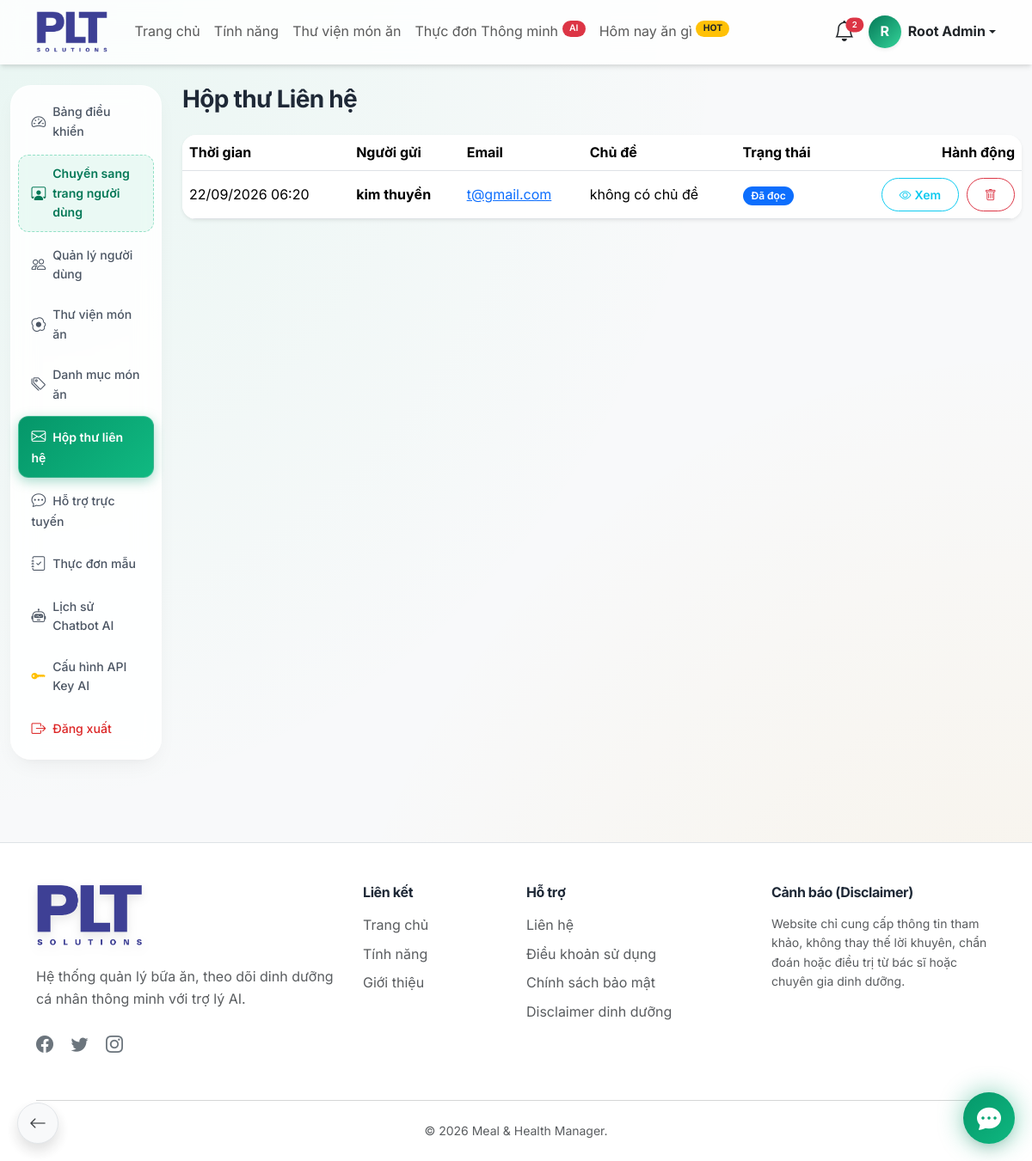
Screenshot of /admin/contact-messages.php (signed in) with the database file from the repository.
### tables this page shows
CREATE TABLE IF NOT EXISTS `contact_messages` (
  `id` bigint UNSIGNED NOT NULL AUTO_INCREMENT,
  `full_name` varchar(150) NOT NULL,
  `email` varchar(190) NOT NULL,
  `subject` varchar(200) NOT NULL,
  `message` text NOT NULL,
  `status` enum('new','read','replied') NOT NULL DEFAULT 'new',
  `created_at` timestamp NOT NULL DEFAULT CURRENT_TIMESTAMP,
  PRIMARY KEY (`id`),
  KEY `idx_contact_messages_status` (`status`),
  KEY `idx_contact_messages_created_at` (`created_at`)
);

### admin/contact-messages.php (the view, shortened to what this page needs)
<?php
$database = new Database();
$conn = $database->getConnection();
$query = "SELECT * FROM contact_messages ORDER BY created_at DESC";
$stmt = $conn->prepare($query);
$stmt->execute();
$messages = $stmt->fetchAll(PDO::FETCH_ASSOC);
require_once __DIR__ . '/../includes/header.php';
?>
<div class="container-fluid py-4">
    <div class="row">
        <div class="col-md-2">
            <?php require __DIR__ . '/includes/sidebar.php'; ?>
        </div>
        <div class="col-md-10">
            <h3 class="fw-bold mb-4">Hộp thư Liên hệ</h3>
            <div class="card glass-card border-0 rounded-4 shadow-sm overflow-hidden mb-4">
                <div class="card-body p-0">
                    <div class="table-responsive">
                        <table class="table table-hover align-middle mb-0 text-nowrap">
                            <thead style="background: rgba(243, 244, 246, 0.7);">
                                <tr>
                                    <th>Thời gian</th>
                                    <th>Người gửi</th>
                                    <th>Email</th>
                                    <th>Chủ đề</th>
                                    <th>Trạng thái</th>
                                    <th class="text-end">Hành động</th>
                                </tr>
                            </thead>
                            <tbody>
                                <?php foreach ($messages as $msg): ?>
                                <tr id="contact-row-<?php echo $msg['id']; ?>" class="<?php echo $msg['status'] === 'new' ? 'table-warning' : ''; ?>">
                                    <td><?php echo date('d/m/Y H:i', strtotime($msg['created_at'])); ?></td>
                                    <td class="fw-bold"><?php echo htmlspecialchars($msg['full_name']); ?></td>
                                    <td><a href="mailto:<?php echo htmlspecialchars($msg['email']); ?>"><?php echo htmlspecialchars($msg['email']); ?></a></td>
                                    <td><?php echo htmlspecialchars($msg['subject']); ?></td>
                                    <td id="status-col-<?php echo $msg['id']; ?>">
                                        <?php if ($msg['status'] === 'new'): ?>
                                            <span id="status-badge-<?php echo $msg['id']; ?>" class="badge bg-danger">Chưa đọc</span>
                                        <?php elseif ($msg['status'] === 'read'): ?>
                                            <span id="status-badge-<?php echo $msg['id']; ?>" class="badge bg-primary">Đã đọc</span>
                                        <?php else: ?>
                                            <span id="status-badge-<?php echo $msg['id']; ?>" class="badge bg-success">Đã xử lý</span>
                                        <?php endif; ?>
                                    </td>
                                    <td class="text-end">
                                        <button type="button" class="btn btn-sm btn-outline-info rounded-pill me-1" title="Xem chi tiết" onclick='openContactModal(<?php echo htmlspecialchars(json_encode($msg, JSON_HEX_TAG | JSON_HEX_APOS | JSON_HEX_QUOT | JSON_HEX_AMP | JSON_UNESCAPED_UNICODE), ENT_QUOTES, "UTF-8"); ?>)'>
                                            <i class="bi bi-eye"></i> Xem
                                        </button>
                                        <form method="POST" class="d-inline" onsubmit="return confirm('Bạn có chắc chắn muốn xóa tin nhắn này?');">
                                            <button type="submit" class="btn btn-sm btn-outline-danger rounded-pill" title="Xóa">
                                                <i class="bi bi-trash"></i>
                                            </button>
                                        </form>
                                    </td>
                                </tr>
                                <?php endforeach; ?>
                            </tbody>
                        </table>
                    </div>
                </div>
            </div>
        </div>
    </div>
</div>
<?php
require_once __DIR__ . '/../includes/footer.php';
?>

### assets/css/style.css (style rules this page uses)
:root { --primary-color: #059669; --primary-light: #34d399; --primary-dark: #047857; --primary-bg: #ecfdf5; --secondary-color: #f59e0b; --secondary-light: #fbbf24; --secondary-bg: #fffbeb; --text-color: #1f2937; --text-muted: #6b7280; --bg-color: #f3f4f6; --card-bg: #ffffff; --border-color: #e5e7eb; --gradient-primary: linear-gradient(135deg, #059669 0%, #10b981 100%); --gradient-health: linear-gradient(135deg, #047857 0%, #34d399 100%); --gradient-glow: linear-gradient(135deg, rgba(5, 150, 105, 0.4) 0%, rgba(16, 185, 129, 0) 100%); --gradient-dark: linear-gradient(135deg, #1f2937 0%, #111827 100%); --shadow-sm: 0 1px 2px 0 rgba(0, 0, 0, 0.05); --shadow-md: 0 4px 6px -1px rgba(0, 0, 0, 0.1), 0 2px 4px -1px rgba(0, 0, 0, 0.06); --shadow-lg: 0 10px 15px -3px rgba(0, 0, 0, 0.1), 0 4px 6px -2px rgba(0, 0, 0, 0.05); --shadow-glow: 0 0 20px rgba(5, 150, 105, 0.3); --radius-sm: 0.5rem; --radius-md: 1rem; --radius-lg: 1.5rem; --radius-xl: 2rem; --transition-fast: 0.15s cubic-bezier(0.4, 0, 0.2, 1); --transition-base: 0.3s cubic-bezier(0.4, 0, 0.2, 1); --transition-bounce: 0.5s cubic-bezier(0.34, 1.56, 0.64, 1); }
html { scroll-behavior: smooth; -webkit-overflow-scrolling: touch; }
body { font-family: 'Inter', -apple-system, BlinkMacSystemFont, "Segoe UI", Roboto, sans-serif; color: var(--text-color); background-color: var(--bg-color); background-image: radial-gradient(at 0% 0%, rgba(52, 211, 153, 0.08) 0px, transparent 50%), radial-gradient(at 100% 100%, rgba(245, 158, 11, 0.08) 0px, transparent 50%); background-attachment: scroll; line-height: 1.6; -webkit-font-smoothing: antialiased; }
h1, h2, h3, h4, h5, h6 { letter-spacing: -0.025em; font-weight: 700; }
.glass-card { background: rgba(255, 255, 255, 0.9); backdrop-filter: blur(10px); -webkit-backdrop-filter: blur(10px); border: 1px solid rgba(255, 255, 255, 0.8); box-shadow: var(--shadow-lg); border-radius: var(--radius-lg); }
.card { border-radius: var(--radius-md); border: 1px solid rgba(0,0,0,0.03); box-shadow: var(--shadow-md); transition: all var(--transition-bounce); background-color: var(--card-bg); }
.btn { border-radius: var(--radius-sm); font-weight: 600; padding: 0.5rem 1.25rem; transition: all var(--transition-base); letter-spacing: 0.01em; }
.badge { padding: 0.4em 0.8em; border-radius: 20px; font-weight: 600; }
.btn-outline-primary, .btn-outline-success, .btn-outline-secondary, .btn-outline-info, .btn-outline-warning, .btn-outline-danger { transition: all 0.25s cubic-bezier(0.4, 0, 0.2, 1) !important; }

### rows the page displays
contact_messages: created_at "22/09/2026 06:20", full_name "kim thuyền", email "t@gmail.com", subject "không có chủ đề"

### other values shown
$total_bell_count "2"
substr($_SESSION['full_name'] ?? 'U', 0, 1) "R"
$_SESSION['full_name'] "Root Admin"
APP_NAME "Meal & Health Manager"
